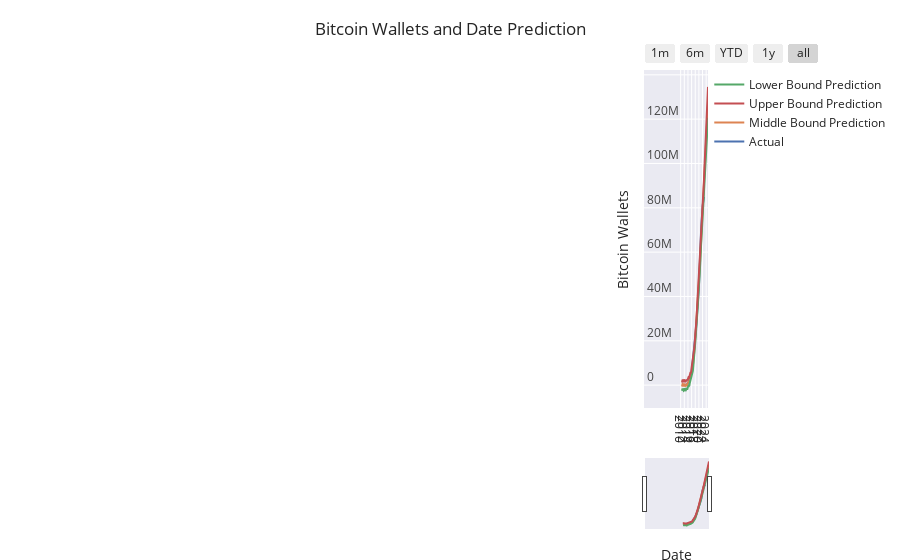

Here is the notebook cell this chart was saved with:
### Code cell
import plotly.express as px
import plotly.graph_objects as go

fig = go.Figure()
fig.add_trace(go.Scatter(name="Actual", x=df['date'], y=df['wallets'], legendrank=4))
fig.add_trace(go.Scatter(name="Middle Bound Prediction", x=prediction['ds'], y=(prediction['yhat']), legendrank=2))
fig.add_trace(go.Scatter(name="Lower Bound Prediction", x=prediction['ds'], y=(prediction['yhat_lower']), legendrank=1))
fig.add_trace(go.Scatter(name="Upper Bound Prediction", x=prediction['ds'], y=(prediction['yhat_upper']), legendrank=1))

fig.update_xaxes(
    rangeslider_visible = True,
    rangeselector = dict(
        buttons = list([
            dict(count = 1, label = "1m", step = "month", stepmode = "backward"),
            dict(count = 6, label = "6m", step = "month", stepmode = "backward"),
            dict(count = 1, label = "YTD", step = "year", stepmode = "todate"),
            dict(count = 1, label = "1y", step = "year", stepmode = "backward"),
            dict(step = "all")
        ])
    )
)


fig.update_yaxes(fixedrange=False)
fig.update_layout(title_text='Bitcoin Wallets and Date Prediction')
fig.update_yaxes(ticklabelposition="inside top", title="Bitcoin Wallets")
fig.update_xaxes(ticklabelposition="inside top", title="Date")
fig.update_yaxes(nticks=15)
fig.update_xaxes(nticks=20)
fig.update_layout(
    margin=dict(l=20, r=100, t=70, b=20),
)
fig.layout.template = 'seaborn'
fig.show()
